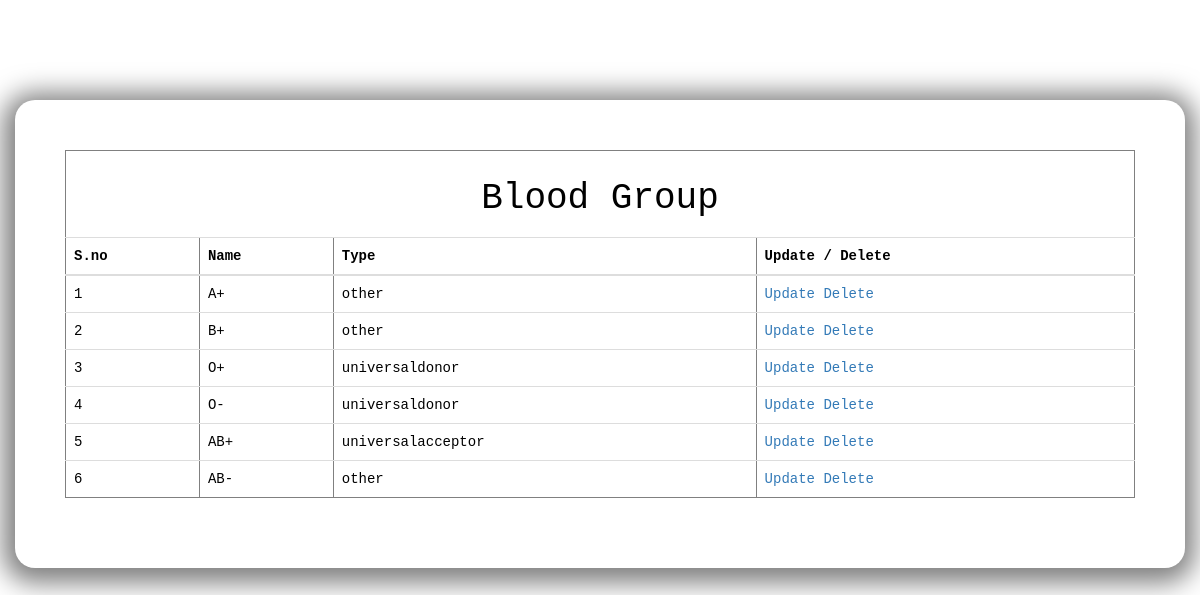
/view2.php, run on the app's committed database.
### tables this page shows
CREATE TABLE `bloodgroup` (
  `Groupid` int(10) NOT NULL,
  `Name` varchar(25) NOT NULL,
  `Type` text NOT NULL,
  `Status` tinyint(2) NOT NULL,
  `Creationdate` datetime NOT NULL
);

### view2.php (the view, shortened to what this page needs)
<!DOCTYPE html>
 <html>
 <head>
 <link rel="stylesheet" href="css/bootstrap.min.css">
 </head>
 <body>
 <div class="container div1">
<table class="table table-hover" border="1" >
	 <thead>
 <tr>
 <td colspan="8" align="center" > <h1>Blood Group  </h1> </td>
 </tr>
 <tr>
 <th>S.no</th>
 <th> Name</th>
 <th>Type</th>
 <th>Update / Delete</th>
 </tr>
</thead>
 <?php
 include 'connection.php';
 $sqlview="SELECT * FROM bloodgroup";
 $result= mysqli_query($con,$sqlview);
 $sno=1;
 echo " <tbody>";
 while($row=mysqli_fetch_array($result))
 {
 echo" <tr>";
 echo "<td>".$sno."</td> <td>".$row['Name']."</td> <td>".$row['Type']."</td>
<td>
 <a href='update_bloodgroup.php?Groupid=".$row['Groupid']."'>Update </a>
 <a href='delete_bloodgroup.php?Groupid=".$row['Groupid']."'>Delete</a></td>";
 echo" </tr>";
 $sno++;
 }
 echo " </tbody>
 </table>";
 ?>
 </div>
 </body>
</html>

### view2.php (style rules this page uses)
.div1 { font-family: monospace; margin-top: 100px; margin-bottom: 100px; box-shadow: -1px 4px 26px 11px rgba(0, 0, 0, 0.5); border-radius: 20px; padding: 50px; color: black; background-color: rgba(0, 0, 0.4, 0); }
body { background-image: url(images/Inv.jpeg); background-size: 2000px; background-repeat: no-repeat; background-attachment: fixed; }

### data on the page
bloodgroup: Name "A+", Type "other"
bloodgroup: Name "B+", Type "other"
bloodgroup: Name "O+", Type "universaldonor"
bloodgroup: Name "O-", Type "universaldonor"
bloodgroup: Name "AB+", Type "universalacceptor"
bloodgroup: Name "AB-", Type "other"
